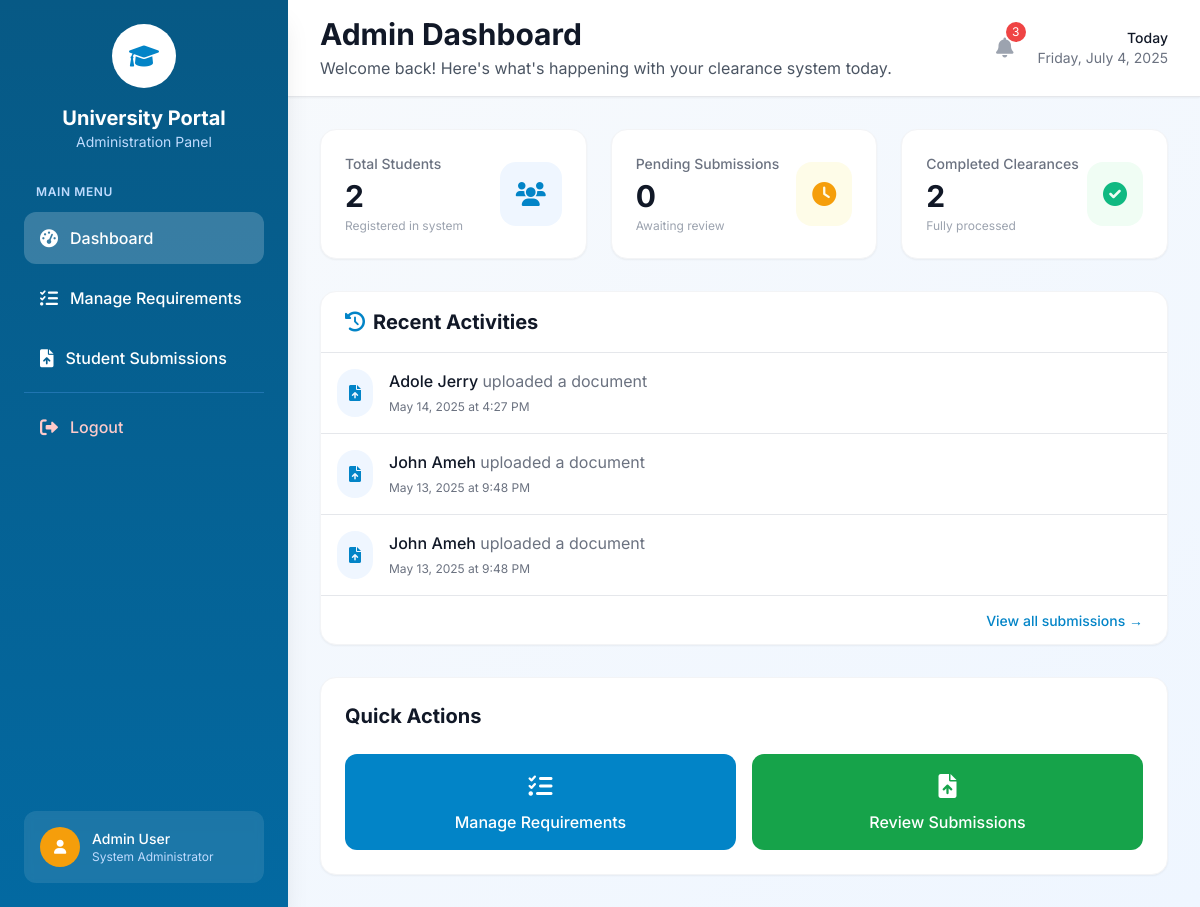
/admin/dashboard.php (signed in), run on the app's committed database.
### tables this page shows
CREATE TABLE `student_documents` (
  `id` int(11) NOT NULL,
  `student_id` int(11) NOT NULL,
  `requirement_id` int(11) NOT NULL,
  `document_path` varchar(255) NOT NULL,
  `uploaded_at` timestamp NOT NULL DEFAULT current_timestamp(),
  `status` enum('pending','approved','rejected') DEFAULT 'pending',
  `feedback` text DEFAULT NULL
);

CREATE TABLE `users` (
  `id` int(11) NOT NULL,
  `username` varchar(50) NOT NULL,
  `password` varchar(255) NOT NULL,
  `email` varchar(100) NOT NULL,
  `full_name` varchar(100) NOT NULL,
  `department` varchar(50) NOT NULL,
  `faculty` varchar(155) NOT NULL,
  `user_role` enum('admin','student') NOT NULL,
  `created_at` timestamp NOT NULL DEFAULT current_timestamp()
);

### admin/dashboard.php (the view, shortened to what this page needs)
<?php
require_once '../includes/auth.php';
$total_students = $pdo->query("SELECT COUNT(*) FROM users WHERE user_role = 'student'")->fetchColumn();
$pending_submissions = $pdo->query("SELECT COUNT(*) FROM student_documents WHERE status = 'pending'")->fetchColumn();
$completed_clearances = $pdo->query("SELECT COUNT(*) FROM clearance_status WHERE is_complete = TRUE")->fetchColumn();
$activities = $pdo->query("
    SELECT 'document' as type, u.full_name, sd.uploaded_at
    FROM student_documents sd
    JOIN users u ON sd.student_id = u.id
    ORDER BY sd.uploaded_at DESC
    LIMIT 5
")->fetchAll(PDO::FETCH_ASSOC);
?>
<!DOCTYPE html>
<html lang="en" class="h-full">
<head>
    <script src="https://cdn.tailwindcss.com"></script>
    <link rel="stylesheet" href="https://cdnjs.cloudflare.com/ajax/libs/font-awesome/6.0.0/css/all.min.css">
</head>
<body class="bg-gradient-to-br from-slate-50 to-blue-50 font-sans h-full">
    <div class="flex h-full overflow-hidden">
        <div id="sidebar" class="bg-gradient-to-b from-university-primary-800 to-university-primary-700 text-white w-72 p-6 fixed md:relative h-full -translate-x-full md:translate-x-0 z-20 shadow-xl">
            <div class="mb-8">
                <div class="w-16 h-16 bg-white rounded-full mx-auto mb-4 flex items-center justify-center">
                    <i class="fas fa-graduation-cap text-university-primary-600 text-2xl"></i>
                </div>
                <h1 class="text-xl font-bold text-center">University Portal</h1>
                <p class="text-blue-200 text-sm text-center">Administration Panel</p>
            </div>
            <nav class="space-y-2">
                <div class="text-blue-200 text-xs font-semibold uppercase tracking-wider mb-3 px-3">Main Menu</div>
                <a href="dashboard.php" class="nav-item flex items-center space-x-3 px-4 py-3 bg-white bg-opacity-20 rounded-xl transition-all duration-200 group">
                    <i class="fas fa-tachometer-alt text-lg group-hover:scale-110 transition-transform"></i>
                    <span class="font-medium">Dashboard</span>
                </a>
                <a href="requirements.php" class="nav-item flex items-center space-x-3 px-4 py-3 hover:bg-white hover:bg-opacity-20 rounded-xl transition-all duration-200 group">
                    <i class="fas fa-list-check text-lg group-hover:scale-110 transition-transform"></i>
                    <span class="font-medium">Manage Requirements</span>
                </a>
                <a href="submissions.php" class="nav-item flex items-center space-x-3 px-4 py-3 hover:bg-white hover:bg-opacity-20 rounded-xl transition-all duration-200 group">
                    <i class="fas fa-file-upload text-lg group-hover:scale-110 transition-transform"></i>
                    <span class="font-medium">Student Submissions</span>
                </a>
                <div class="border-t border-blue-400 border-opacity-30 my-4"></div>
                <a href="../includes/logout.php" class="nav-item flex items-center space-x-3 px-4 py-3 hover:bg-red-500 hover:bg-opacity-20 rounded-xl transition-all duration-200 group text-red-200">
                    <i class="fas fa-sign-out-alt text-lg group-hover:scale-110 transition-transform"></i>
                    <span class="font-medium">Logout</span>
                </a>
            </nav>
            <div class="absolute bottom-6 left-6 right-6">
                <div class="bg-white bg-opacity-10 rounded-xl p-4 backdrop-blur-sm">
                    <div class="flex items-center space-x-3">
                        <div class="w-10 h-10 bg-accent-yellow rounded-full flex items-center justify-center">
                            <i class="fas fa-user text-white text-sm"></i>
                        </div>
                        <div>
                            <p class="font-medium text-sm">Admin User</p>
                            <p class="text-blue-200 text-xs">System Administrator</p>
                        </div>
                    </div>
                </div>
            </div>
        </div>
        <div id="main-content" class="flex-1 overflow-auto custom-scrollbar">
            <header class="bg-white shadow-sm border-b border-gray-200 px-6 py-4 md:px-8">
                <div class="flex items-center justify-between">
                    <div>
                        <h1 class="text-2xl md:text-3xl font-bold text-gray-900">Admin Dashboard</h1>
                        <p class="text-gray-600 mt-1">Welcome back! Here's what's happening with your clearance system today.</p>
                    </div>
                    <div class="flex items-center space-x-4">
                        <div class="relative">
                            <button class="p-2 text-gray-400 hover:text-gray-600 relative">
                                <i class="fas fa-bell text-xl"></i>
                                <span class="absolute -top-1 -right-1 bg-red-500 text-white text-xs rounded-full w-5 h-5 flex items-center justify-center">3</span>
                            </button>
                        </div>
                        <div class="text-right">
                            <p class="text-sm font-medium text-gray-900">Today</p>
                            <p class="text-sm text-gray-500" id="current-date"></p>
                        </div>
                    </div>
                </div>
            </header>
            <main class="p-6 md:p-8 space-y-8">
                <div class="grid grid-cols-1 sm:grid-cols-2 lg:grid-cols-3 gap-6">
                    <div class="bg-white p-6 rounded-2xl shadow-sm hover-lift border border-gray-100 fade-in">
                        <div class="flex items-center justify-between">
                            <div>
                                <p class="text-gray-500 text-sm font-medium">Total Students</p>
                                <h3 class="text-3xl font-bold text-gray-900 mt-1"><?= number_format($total_students) ?></h3>
                                <p class="text-xs text-gray-400 mt-1">Registered in system</p>
                            </div>
                            <div class="bg-blue-50 p-4 rounded-2xl">
                                <i class="fas fa-users text-university-primary-600 text-2xl"></i>
                            </div>
                        </div>
                    </div>
                    <div class="bg-white p-6 rounded-2xl shadow-sm hover-lift border border-gray-100 fade-in">
                        <div class="flex items-center justify-between">
                            <div>
                                <p class="text-gray-500 text-sm font-medium">Pending Submissions</p>
                                <h3 class="text-3xl font-bold text-gray-900 mt-1"><?= number_format($pending_submissions) ?></h3>
                                <p class="text-xs text-gray-400 mt-1">Awaiting review</p>
                            </div>
                            <div class="bg-yellow-50 p-4 rounded-2xl">
                                <i class="fas fa-clock text-accent-yellow text-2xl status-indicator"></i>
                            </div>
                        </div>
                    </div>
                    <div class="bg-white p-6 rounded-2xl shadow-sm hover-lift border border-gray-100 fade-in">
                        <div class="flex items-center justify-between">
                            <div>
                                <p class="text-gray-500 text-sm font-medium">Completed Clearances</p>
                                <h3 class="text-3xl font-bold text-gray-900 mt-1"><?= number_format($completed_clearances) ?></h3>
                                <p class="text-xs text-gray-400 mt-1">Fully processed</p>
                            </div>
                            <div class="bg-green-50 p-4 rounded-2xl">
                                <i class="fas fa-check-circle text-accent-green text-2xl"></i>
                            </div>
                        </div>
                    </div>
                </div>
                <div class="bg-white rounded-2xl shadow-sm border border-gray-100 fade-in">
                    <div class="px-6 py-4 border-b border-gray-200">
                        <h2 class="text-xl font-bold text-gray-900 flex items-center">
                            <i class="fas fa-history mr-2 text-university-primary-600"></i>
                            Recent Activities
                        </h2>
                    </div>
                    <div class="divide-y divide-gray-200">
                        <?php if (empty($activities)): ?>
                            <div class="p-6 text-center text-gray-500">
                                <i class="fas fa-inbox text-3xl mb-2 opacity-50"></i>
                                <p>No recent activities found</p>
                            </div>
                        <?php else: ?>
                            <?php foreach ($activities as $activity): ?>
                                <div class="p-4 hover:bg-gray-50 transition-colors">
                                    <div class="flex items-start space-x-4">
                                        <div class="bg-blue-50 p-3 rounded-full text-university-primary-600 flex-shrink-0">
                                            <i class="fas fa-file-upload"></i>
                                        </div>
                                        <div class="flex-1 min-w-0">
                                            <p class="font-medium text-gray-900">
                                                <?= htmlspecialchars($activity['full_name']) ?>
                                                <span class="text-gray-500 font-normal">uploaded a document</span>
                                            </p>
                                            <time datetime="<?= date('Y-m-d\TH:i:s', strtotime($activity['uploaded_at'])) ?>"
                                                  class="text-xs text-gray-500 mt-1">
                                                <?= date('F j, Y \a\t g:i A', strtotime($activity['uploaded_at'])) ?>
                                            </time>
                                        </div>
                                    </div>
                                </div>
                            <?php endforeach; ?>
                        <?php endif; ?>
                    </div>
                    <?php if (!empty($activities)): ?>
                        <div class="px-6 py-3 border-t border-gray-200 text-right">
                            <a href="submissions.php"
                               class="text-sm font-medium text-university-primary-600 hover:text-university-primary-800 hover:underline">
                                View all submissions →
                            </a>
                        </div>
                    <?php endif; ?>
                </div>
                <div class="bg-white p-6 rounded-2xl shadow-sm border border-gray-100 fade-in">
                    <h2 class="text-xl font-bold text-gray-900 mb-6">Quick Actions</h2>
                    <div class="grid grid-cols-2 gap-4">
                        <a href="requirements.php" class="p-4 bg-university-primary-600 text-white rounded-xl hover:bg-university-primary-700 transition-colors duration-200 text-center hover-lift">
                            <i class="fas fa-list-check text-2xl mb-2"></i>
                            <p class="font-medium">Manage Requirements</p>
                        </a>
                        <a href="submissions.php" class="p-4 bg-green-600 text-white rounded-xl hover:bg-green-700 transition-colors duration-200 text-center hover-lift">
                            <i class="fas fa-file-upload text-2xl mb-2"></i>
                            <p class="font-medium">Review Submissions</p>
                        </a>
                    </div>
                </div>
            </main>
        </div>
    </div>
</body>
</html>

### admin/dashboard.php (style rules this page uses)
.fade-in { animation: fadeIn 0.5s ease-in-out; }
#sidebar { transition: transform 0.3s cubic-bezier(0.4, 0, 0.2, 1); will-change: transform; }
.hover-lift { transition: transform 0.2s ease-in-out, box-shadow 0.2s ease-in-out; }
.status-indicator { animation: pulse 2s infinite; }

### data on the page
student_documents: student.full_name "Adole Jerry", uploaded_at "May 14, 2025 at 4:27 PM"
student_documents: student.full_name "John Ameh", uploaded_at "May 13, 2025 at 9:48 PM"
student_documents: student.full_name "John Ameh", uploaded_at "May 13, 2025 at 9:48 PM"

### other printed values
$total_students "2"
$pending_submissions "0"
$completed_clearances "2"
